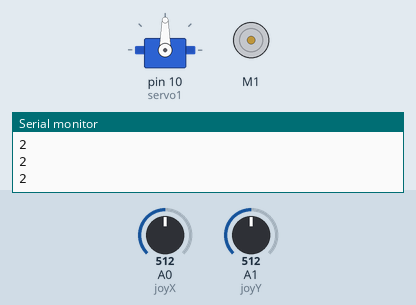
Simulated run of this sketch. Board: Arduino Uno, built with avr-gcc and run on an emulated ATmega328P. On the bench: servo, DC motor (green arrow = forward, orange = backward, longer = faster), the last lines printed to the serial monitor. Inputs (shaded band) come from the test bench; at power-on: A1 (joyY) = 512, A0 (joyX) = 512.

Above: at 1.2 s.
1.3 s: A1 (joyY) set to 716
At 2.2 s:
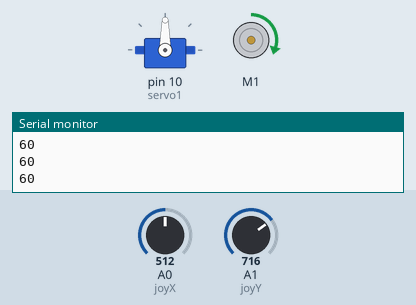
2.8 s: A0 (joyX) set to 716
At 3.3 s:
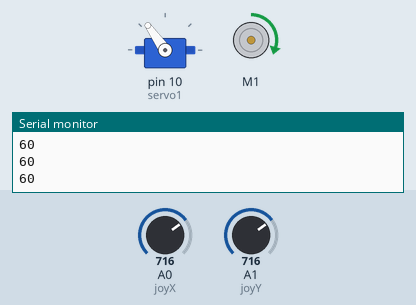
4.3 s: A1 (joyY) set to 900
At 4.6 s:
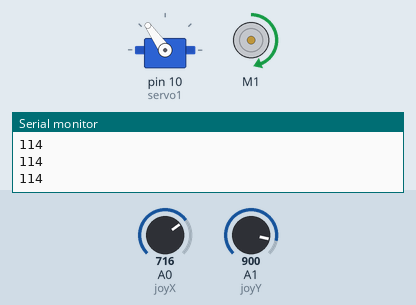
5.8 s: A0 (joyX) set to 900
At 6.7 s:
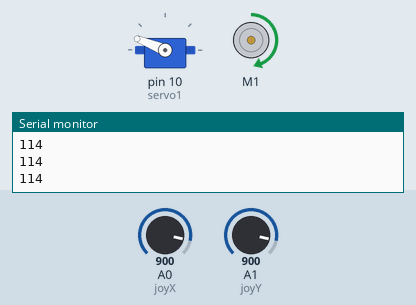
7.3 s: A1 (joyY) set to 1023
At 8.1 s:
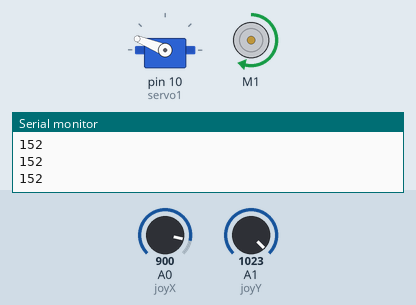
8.8 s: A0 (joyX) set to 1023
At 10.2 s:
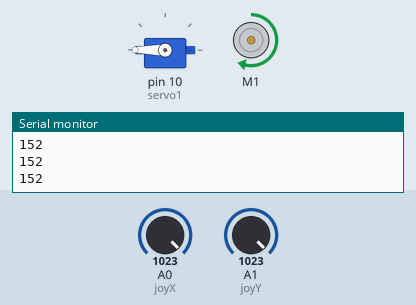
Timing chart, 0 to 11.3 s (numbered marks = the images above; inputs shaded):
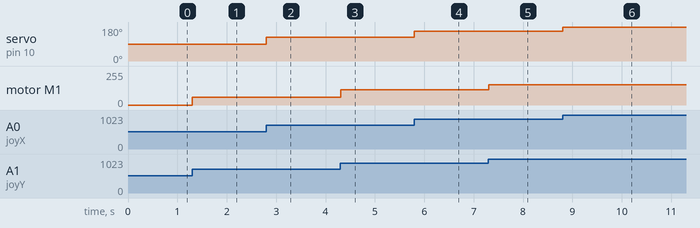

Measured:
- after the input at 1.3 s, motor M1: stopped → forward 60/255 at once
- after the input at 2.8 s, servo on pin 10 (servo1): 90° → 125° at once
- after the input at 4.3 s, motor M1: forward 60/255 → forward 114/255 at once
- after the input at 5.8 s, servo on pin 10 (servo1): 125° → 158° at once
- after the input at 7.3 s, motor M1: forward 114/255 → forward 152/255 at once
- after the input at 8.8 s, servo on pin 10 (servo1): 158° → 180° at once

The sketch:

Car_Code.ino
```cpp
//add the servo libary
#include <Servo.h>
#include <Arduino.h>
#include <Wire.h>
#include <Adafruit_MotorShield.h>
#include "utility/Adafruit_MS_PWMServoDriver.h"
Adafruit_MotorShield AFMS= Adafruit_MotorShield();
Adafruit_DCMotor *myMotor=AFMS.getMotor(1);

Servo servo1;

int joyX = 0;//joystick pin for X direction for servos
int joyY = 1;//joystick pin for Y direction for motors

int joyValY;//y-position
int joyValX;//x-position

void setup ()
{
  servo1.attach(10);//servo attachment position (10 due to the motor shield)
  Serial.begin(9600);//serial monitor begin
  Wire.begin();
  AFMS.begin();//motorshield accessible
  servo1.write(0);//servo to 0 position
}

void loop ()
{

  joyValY = analogRead(joyY);//y-position, will determine motor speed

  int speed= map(joyValY, 0, 1023, 0, 150); //maps JoystickW value to be from 0 to 150
  speed=speed-74;//sets speed value scaled
  speed*=2;//multiply by 2 to increase speed
  speed=abs(speed);//makes speed value to be defaultly positive
  Serial.println(speed);//notifies me of speed
  myMotor->setSpeed(speed);//sets speed of motor to scaled speed
  servoWrite();//sets servo value
  //joystick pushed forward
  if(joyValY>523){
    //motor runs forward
    myMotor->run(FORWARD);
  }
  //joystick at rest, not pushed backwards nor forward
  if(joyValY>501&&joyValY<523){
    //motor stops
    myMotor->setSpeed(0);
    myMotor->run(RELEASE);
  }
  //joystick pushed backward
  if(joyValY<501){
    //motor runs backward
    myMotor->run(BACKWARD);
  }
}
void servoWrite() {
  joyValX = analogRead(joyX);//x-position, determines servo direction
  joyValX = map(joyValX, 0, 1023, 0, 180); //maps Joystick value to be from 0 to 180
  //Serial.println(joyValX);//TEMPORARY- tells what # is made
  servo1.write(joyValX);//servo direction written
}
```
